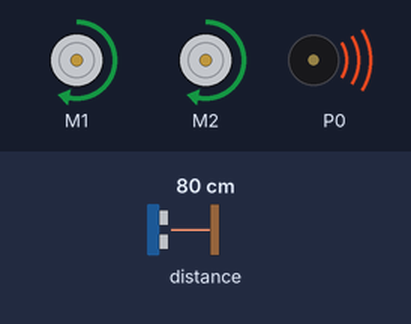
Recording of a program running on a simulated BBC micro:bit (MakeCode). Shown: 2 × DC motor (green arrow = forward, orange = backward, longer = faster), buzzer (waves = sounding). The test bench sets the inputs (shaded band); at power-on: distance to the obstacle 80 cm.

Above: at 1.2 s.
1.3 s: distance to the obstacle set to 11 cm
4.3 s: distance to the obstacle set to 8 cm
At 4.68 s:
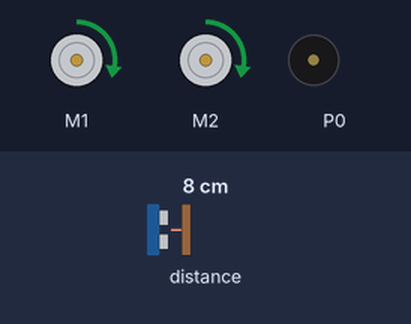
7.3 s: distance to the obstacle set to 6 cm
10.3 s: distance to the obstacle set to 3 cm
At 10.7 s:
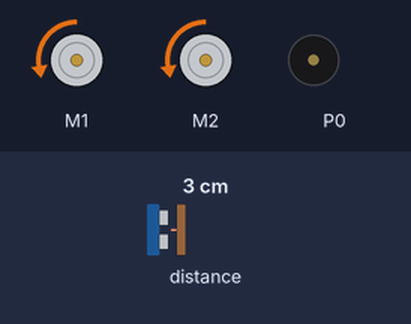
13.3 s: distance to the obstacle set to 9 cm
At 13.68 s:
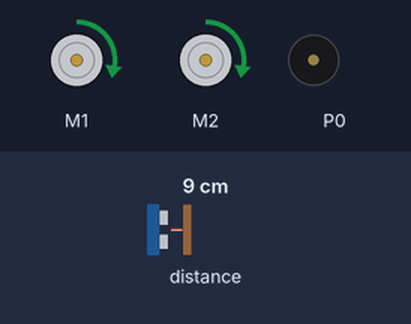
16.3 s: distance to the obstacle set to 2 cm
At 16.96 s:
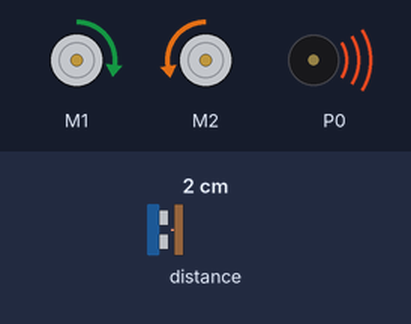
Timing chart, 0 to 20.3 s (numbered marks = the images above; inputs shaded):
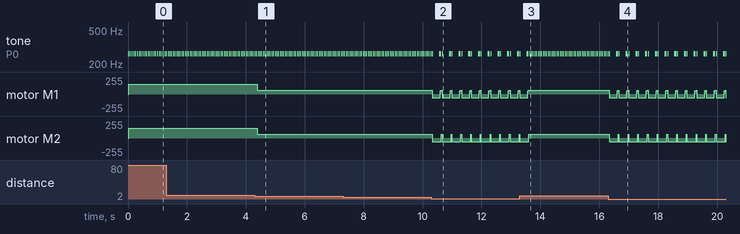

Measured:
- the behaviour switches between 10 and 9 cm on distance to the obstacle (found by bisection; images 0 and 1)
- the behaviour switches between 5 and 4 cm on distance to the obstacle (found by bisection; images 1 and 2)
- after the input at 4.3 s, motor M1, motor M2: forward 150/255 → forward 53/255 after 0.09 s
- after the input at 10.3 s, motor M1: forward 53/255 → backward 53/255 at once, then repeats every 0.33 s: forward 50/255 0.04 s, forward 53/255 0.02 s, backward 53/255 0.27 s; motor M2: alternates forward 53/255 for 0.02 s and backward 53/255 for 0.31 s, starting at once
- after the input at 13.3 s, motor M1, motor M2: goes on until 13.6 s, then stays forward 53/255
- after the input at 16.3 s, motor M1: forward 53/255 → backward 53/255 at once, then repeats every 0.33 s: forward 50/255 0.04 s, forward 53/255 0.02 s, backward 53/255 0.27 s; motor M2: alternates forward 53/255 for 0.02 s and backward 53/255 for 0.31 s, starting at once
- by itself, tone on P0: repeats every 0.33 s: 262 Hz 0.03 s, silent 0.21 s, 262 Hz 0.07 s, silent 0.03 s

The program:

main.ts
```typescript
let medida = 0
maqueen.motorRun(maqueen.Motors.All, maqueen.Dir.CW, 150)
basic.forever(function () {
    medida = maqueen.Ultrasonic(PingUnit.Centimeters)
    if (medida < 5) {
        maqueen.motorRun(maqueen.Motors.All, maqueen.Dir.CCW, 53)
        music.playTone(262, music.beat(BeatFraction.Sixteenth))
        basic.pause(200)
        music.playTone(262, music.beat(BeatFraction.Sixteenth))
        maqueen.motorRun(maqueen.Motors.M1, maqueen.Dir.CW, 50)
    }
    music.playTone(262, music.beat(BeatFraction.Sixteenth))
    if (medida < 10) {
        maqueen.motorRun(maqueen.Motors.All, maqueen.Dir.CW, 53)
    } else {
        maqueen.motorRun(maqueen.Motors.All, maqueen.Dir.CW, 150)
    }
})
```

test.ts
```typescript
// aquí va el archivo "tests"; esto no se compilará cuando este paquete se utilice como una extensión.
```
